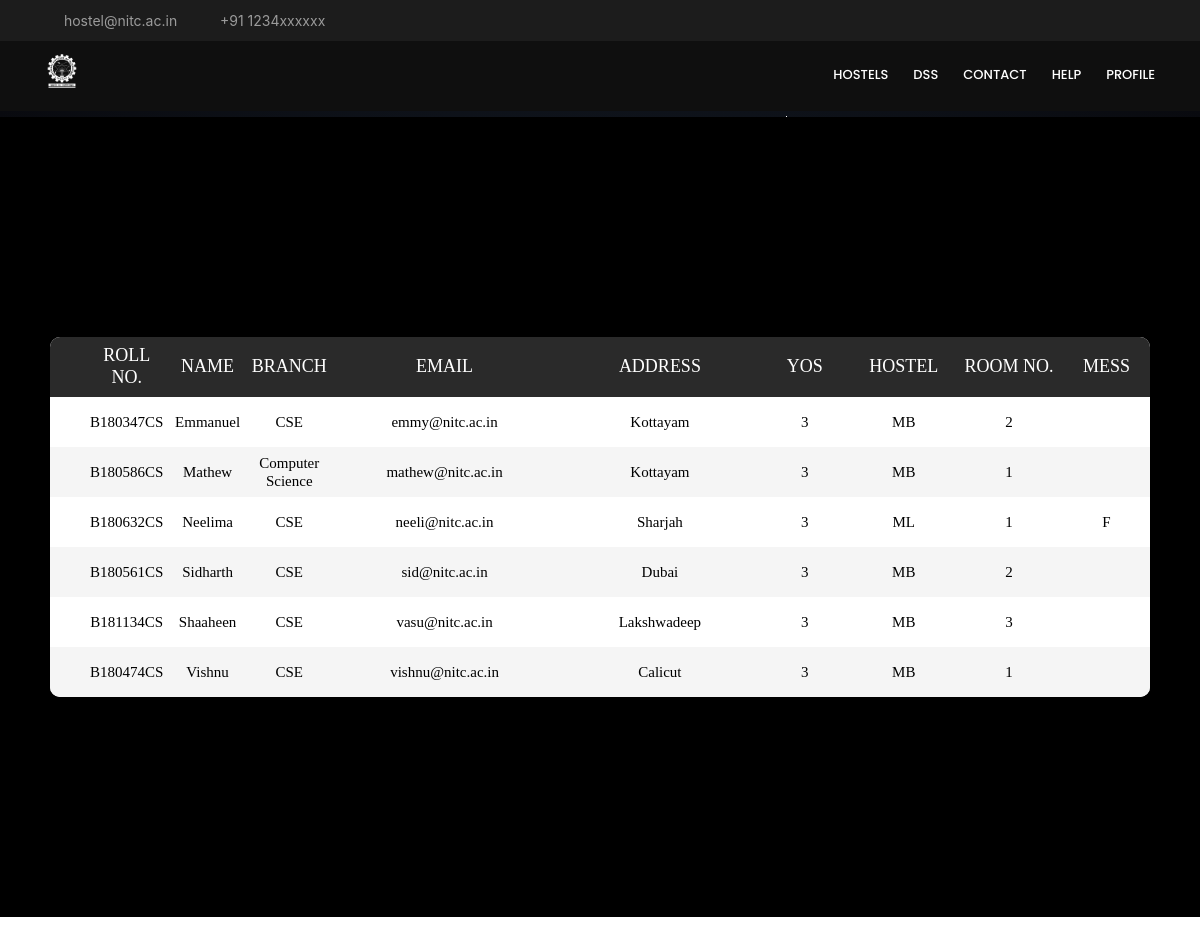
The page /Tables/students.php on the database its author committed.
### tables this page shows
CREATE TABLE `student` (
  `sEmail` varchar(40) NOT NULL,
  `rollNo` varchar(10) NOT NULL,
  `address` varchar(100) NOT NULL,
  `branch` varchar(60) NOT NULL,
  `YoS` int(11) NOT NULL,
  `roomNo` int(20) DEFAULT NULL,
  `hostelID` varchar(20) DEFAULT NULL,
  `mess` varchar(40) NOT NULL
);

CREATE TABLE `users` (
  `email` varchar(40) NOT NULL,
  `password` varchar(40) NOT NULL,
  `contactNo` varchar(15) NOT NULL,
  `name` varchar(40) NOT NULL,
  `DoB` date NOT NULL,
  `usertype` varchar(40) NOT NULL,
  `picture` varchar(40) NOT NULL
);

### Tables/students.php (the view, shortened to what this page needs)
<?php
	$conn = mysqli_connect('localhost','root','','hms');
	if(!$conn){
		echo 'Connection error: '. mysqli_connect_error();
	}
	else
	{
		$sql = "SELECT * FROM student INNER JOIN users on sEmail=email ";
		$result = mysqli_query($conn, $sql);
		$rows = mysqli_fetch_all($result, MYSQLI_ASSOC);
	}
	?>
<!DOCTYPE html>
<html lang="en">
<head>
	<link rel="stylesheet" type="text/css" href="vendor/bootstrap/css/bootstrap.min.css">
	<link rel="stylesheet" type="text/css" href="fonts/font-awesome-4.7.0/css/font-awesome.min.css">
	<link rel="stylesheet" type="text/css" href="vendor/animate/animate.css">
	<link rel="stylesheet" type="text/css" href="vendor/select2/select2.min.css">
	<link rel="stylesheet" type="text/css" href="vendor/perfect-scrollbar/perfect-scrollbar.css">
	<link rel="stylesheet" type="text/css" href="css/util.css">
	<link rel="stylesheet" type="text/css" href="css/main.css">
	<link href="default.css" rel="stylesheet" type="text/css" media="all" />
	<link href="fonts.css" rel="stylesheet" type="text/css" media="all" />
	<link href="../vendor/bootstrap/css/bootstrap.min.css" rel="stylesheet">
	<link href="../vendor/icofont/icofont.min.css" rel="stylesheet">
	<link href="../vendor/boxicons/css/boxicons.min.css" rel="stylesheet">
	<link href="../vendor/venobox/venobox.css" rel="stylesheet">
	<link href="../vendor/owl.carousel/assets/owl.carousel.min.css" rel="stylesheet">
	<link href="../vendor/aos/aos.css" rel="stylesheet">
</head>
<body>
	<section id="topbar" class="d-none d-lg-block">
		<div class="container d-flex">
			<div class="contact-info mr-auto">
				<i class="icofont-envelope"></i><a href="mailto:hostel@nitc.ac.in">hostel@nitc.ac.in</a>
				<i class="icofont-phone"></i> +91 1234xxxxxx
			</div>
		</div>
	</section>
	<header id="headers">
		<div class="container d-flex">
			<div class="logo mr-auto">
				<a href="../index.html"><img src="../images/NITC.png" alt="" class="img-fluid"></a>
			</div>
			<nav class="nav-menu d-none d-lg-block">
				<ul>
					<li><a href="../hostel.html">Hostels</a></li>
					<li><a href="http://www.dss.nitc.ac.in/">DSS</a></li>
					<li><a href="../contact.html">Contact</a></li>
					<li><a href="../help.html">Help</a></li>
					<li><a href="../Profile/admin.php">Profile</a></li>
				</ul>
			</nav>
		</div>
	</header>
	<div style="background: radial-gradient(ellipse at bottom, #1B2735 0%, #090A0F 100%);">
    <div id="stars2"></div>
    <div id="stars3"></div>
	<div class="limiter">
		<div class="container-table100">
			<div class="wrap-table100">
				<div class="table100">
					<table>
						<thead>
							<tr class="table100-head">
								<th class="column1">ROLL NO.</th>
								<th class="column2">NAME</th>
								<th class="column3">BRANCH</th>
								<th class="column4">EMAIL</th>
								<th class="column4">ADDRESS</th>
								<th class="column5">YOS</th>
								<th class="column5">HOSTEL</th>
								<th class="column5">ROOM NO.</th>
								<th class="column5">MESS</th>
							</tr>
						</thead>
						<tbody>
		<?php
			foreach($rows as $row){ ?>
				<tr>
									<td class="column1"><?php echo $row['rollNo']; ?></td>
									<td class="column2"><?php echo $row['name'] ;?></td>
									<td class="column3"><?php echo $row['branch'] ;?></td>
									<td class="column4"><?php echo $row['sEmail'] ;?></td>
									<td class="column5"><?php echo $row['address'] ;?></td>
									<td class="column5"><?php echo $row['YoS'] ;?></td>
									<td class="column5"><?php echo $row['hostelID'];?></td>
									<td class="column5"><?php echo $row['roomNo'] ;?></td>
									<td class="column5"><?php echo $row['mess'] ;?></td>
				</tr>
		<?php } ?>
						</tbody>
					</table>
				</div>
			</div>
		</div>
	</div>
</body>
</html>

### rows shown on the page
student: rollNo "B180347CS", sEmail.name "Emmanuel", branch "CSE", sEmail "emmy@nitc.ac.in", address "Kottayam", YoS "3", hostelID "MB", roomNo "2"
student: rollNo "B180586CS", sEmail.name "Mathew", branch "Computer Science", sEmail "mathew@nitc.ac.in", address "Kottayam", YoS "3", hostelID "MB", roomNo "1"
student: rollNo "B180632CS", sEmail.name "Neelima", branch "CSE", sEmail "neeli@nitc.ac.in", address "Sharjah", YoS "3", hostelID "ML", roomNo "1", mess "F"
student: rollNo "B180561CS", sEmail.name "Sidharth", branch "CSE", sEmail "sid@nitc.ac.in", address "Dubai", YoS "3", hostelID "MB", roomNo "2"
student: rollNo "B181134CS", sEmail.name "Shaaheen", branch "CSE", sEmail "vasu@nitc.ac.in", address "Lakshwadeep", YoS "3", hostelID "MB", roomNo "3"
student: rollNo "B180474CS", sEmail.name "Vishnu", branch "CSE", sEmail "vishnu@nitc.ac.in", address "Calicut", YoS "3", hostelID "MB", roomNo "1"
